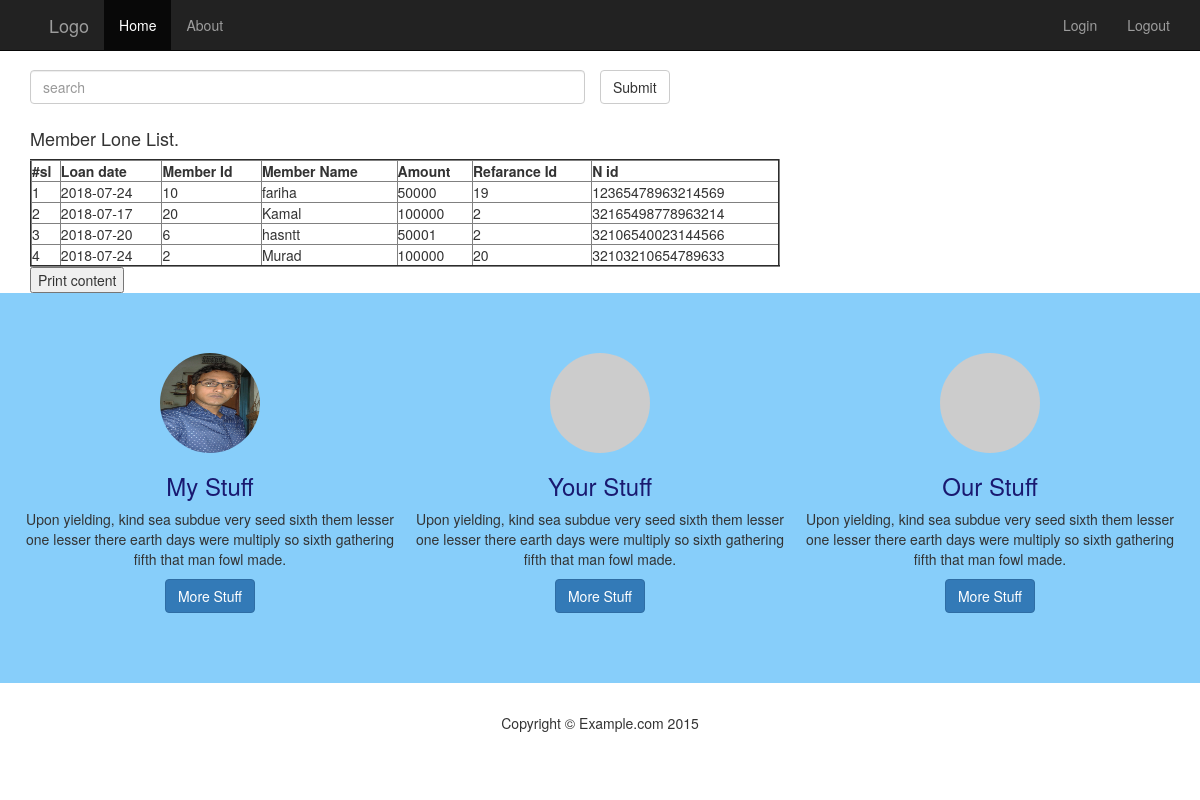
Screenshot of /loanView.php with the database file from the repository.
### tables this page shows
CREATE TABLE `loan` (
  `loan_id` int(9) NOT NULL,
  `member_id` int(9) NOT NULL,
  `member_name` varchar(255) NOT NULL,
  `amount` int(9) NOT NULL,
  `date` date NOT NULL,
  `ref_member_id` int(9) NOT NULL,
  `national_id` bigint(17) NOT NULL,
  `sex` varchar(200) NOT NULL,
  `area` varchar(200) NOT NULL,
  `status` varchar(255) DEFAULT '1' COMMENT '0=Better,1=Good',
  `created_at` timestamp NOT NULL DEFAULT CURRENT_TIMESTAMP,
  `update_at` timestamp NULL DEFAULT NULL
);

### loanView.php (the view, shortened to what this page needs)
<?php
include('include/header.php');
?>
<div class="container" style="padding-top:20px;">
			<form action="loanView.php" method="post">
			<div class="row">
				<div class="col-sm-6 form-group">
					<input class="form-control" type="text" name="search"  placeholder="search" />
				</div>
				<button type="submit" value="submit" name="submit-search" class="btn btn-default">Submit
			</div>
		</form>
</div>
<div class="container" id="loan_print">
	<h4>Member Lone List.</h4>
	<div class="row">
		<div class="col-md-8">
			<table border="2">
				<thead>
					<tr>
						<th>#sl</th>
						<th>Loan date</th>
						<th>Member Id</th>
						<th>Member Name</th>
						<th>Amount</th>
						<th>Refarance Id</th>
						<th>N id</th>
					</tr>
				</thead>
				<tbody>
<?php
		if(isset($_POST['submit-search'])){
			$txt = $_POST['search'];
			$sql = "SELECT * FROM loan WHERE member_id = '$txt' OR date = '$txt' OR member_name LIKE '%$txt%'; ";
		}
		else{
			$sql ="SELECT * FROM loan";
		}
		$query =mysqli_query($conn,$sql);
		$result = mysqli_num_rows($query);
				$i = 1;
				if($result > 0 ){
					while($data = mysqli_fetch_assoc($query)){
?>
				<tr><td><?php echo $i;?></td>
				<td><?php echo$data['date']; ?></td>
				<td><?php echo$data['member_id']; ?></td>
				<td><?php echo$data['member_name'] ;?></td>
				<td><?php echo$data['amount'] ;?></td>
				<td><?php echo$data['ref_member_id']; ?></td>
				<td><?php echo$data['national_id']; ?></td>
<?php
				$i++;
					}
				}
?>
				</tbody>
			</table>
		</div>
	 </div>
<button onclick="printContent('loan_print')">Print content</button>
</div>
<?php
	include("include/footer.php");
?>

### css/custom.css (style rules this page uses)
body { padding-top: 50px; }
table { width:100%; }

### rows the page displays
loan: date "2018-07-24", member "10", member_name "fariha", amount "50000", ref_member "19", national "12365478963214569"
loan: date "2018-07-17", member "20", member_name "Kamal", amount "100000", ref_member "2", national "32165498778963214"
loan: date "2018-07-20", member "6", member_name "hasntt", amount "50001", ref_member "2", national "32106540023144566"
loan: date "2018-07-24", member "2", member_name "Murad", amount "100000", ref_member "20", national "32103210654789633"
